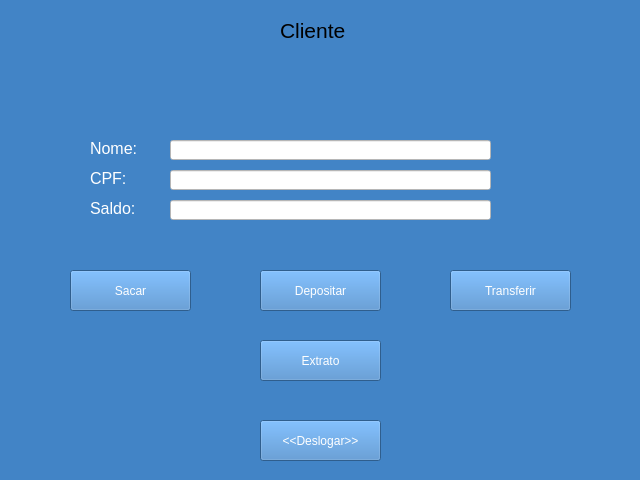
<?xml version="1.0" encoding="UTF-8"?>
<ui version="4.0">
 <class>Form</class>
 <widget class="QWidget" name="Form">
  <property name="geometry">
   <rect>
    <x>0</x>
    <y>0</y>
    <width>640</width>
    <height>480</height>
   </rect>
  </property>
  <property name="windowTitle">
   <string>Form</string>
  </property>
  <property name="styleSheet">
   <string notr="true">background-color: rgb(66, 132, 198)</string>
  </property>
  <widget class="QLabel" name="label">
   <property name="geometry">
    <rect>
     <x>280</x>
     <y>10</y>
     <width>71</width>
     <height>41</height>
    </rect>
   </property>
   <property name="font">
    <font>
     <pointsize>16</pointsize>
    </font>
   </property>
   <property name="text">
    <string>Cliente</string>
   </property>
  </widget>
  <widget class="QLabel" name="label_2">
   <property name="geometry">
    <rect>
     <x>90</x>
     <y>140</y>
     <width>71</width>
     <height>16</height>
    </rect>
   </property>
   <property name="font">
    <font>
     <pointsize>12</pointsize>
    </font>
   </property>
   <property name="styleSheet">
    <string notr="true">color: rgb(255, 255, 255)</string>
   </property>
   <property name="text">
    <string>Nome:</string>
   </property>
  </widget>
  <widget class="QLineEdit" name="lineEdit">
   <property name="geometry">
    <rect>
     <x>170</x>
     <y>140</y>
     <width>321</width>
     <height>20</height>
    </rect>
   </property>
   <property name="styleSheet">
    <string notr="true">background-color: rgb(255, 255, 255)</string>
   </property>
  </widget>
  <widget class="QLineEdit" name="lineEdit_2">
   <property name="geometry">
    <rect>
     <x>170</x>
     <y>170</y>
     <width>321</width>
     <height>20</height>
    </rect>
   </property>
   <property name="styleSheet">
    <string notr="true">background-color: rgb(255, 255, 255)</string>
   </property>
   <property name="text">
    <string/>
   </property>
  </widget>
  <widget class="QLabel" name="label_3">
   <property name="geometry">
    <rect>
     <x>90</x>
     <y>170</y>
     <width>71</width>
     <height>16</height>
    </rect>
   </property>
   <property name="font">
    <font>
     <pointsize>12</pointsize>
    </font>
   </property>
   <property name="styleSheet">
    <string notr="true">color: rgb(255, 255, 255)</string>
   </property>
   <property name="text">
    <string>CPF:</string>
   </property>
  </widget>
  <widget class="QLineEdit" name="lineEdit_4">
   <property name="geometry">
    <rect>
     <x>170</x>
     <y>200</y>
     <width>321</width>
     <height>20</height>
    </rect>
   </property>
   <property name="styleSheet">
    <string notr="true">background-color: rgb(255, 255, 255)</string>
   </property>
  </widget>
  <widget class="QLabel" name="label_5">
   <property name="geometry">
    <rect>
     <x>90</x>
     <y>200</y>
     <width>71</width>
     <height>16</height>
    </rect>
   </property>
   <property name="font">
    <font>
     <pointsize>12</pointsize>
    </font>
   </property>
   <property name="styleSheet">
    <string notr="true">color: rgb(255, 255, 255)</string>
   </property>
   <property name="text">
    <string>Saldo:</string>
   </property>
  </widget>
  <widget class="QPushButton" name="pushButton">
   <property name="geometry">
    <rect>
     <x>70</x>
     <y>270</y>
     <width>121</width>
     <height>41</height>
    </rect>
   </property>
   <property name="styleSheet">
    <string notr="true">color: rgb(255, 255, 255)</string>
   </property>
   <property name="text">
    <string>Sacar</string>
   </property>
  </widget>
  <widget class="QPushButton" name="pushButton_2">
   <property name="geometry">
    <rect>
     <x>260</x>
     <y>270</y>
     <width>121</width>
     <height>41</height>
    </rect>
   </property>
   <property name="styleSheet">
    <string notr="true">color: rgb(255, 255, 255)</string>
   </property>
   <property name="text">
    <string>Depositar</string>
   </property>
  </widget>
  <widget class="QPushButton" name="pushButton_3">
   <property name="geometry">
    <rect>
     <x>450</x>
     <y>270</y>
     <width>121</width>
     <height>41</height>
    </rect>
   </property>
   <property name="styleSheet">
    <string notr="true">color: rgb(255, 255, 255)</string>
   </property>
   <property name="text">
    <string>Transferir</string>
   </property>
  </widget>
  <widget class="QPushButton" name="pushButton_4">
   <property name="geometry">
    <rect>
     <x>260</x>
     <y>420</y>
     <width>121</width>
     <height>41</height>
    </rect>
   </property>
   <property name="styleSheet">
    <string notr="true">color: rgb(255, 255, 255)</string>
   </property>
   <property name="text">
    <string>&lt;&lt;Deslogar&gt;&gt;</string>
   </property>
  </widget>
  <widget class="QLabel" name="label_4">
   <property name="geometry">
    <rect>
     <x>300</x>
     <y>80</y>
     <width>51</width>
     <height>41</height>
    </rect>
   </property>
   <property name="text">
    <string/>
   </property>
   <property name="pixmap">
    <pixmap>../icon_title.png</pixmap>
   </property>
   <property name="scaledContents">
    <bool>true</bool>
   </property>
  </widget>
  <widget class="QPushButton" name="pushButton_5">
   <property name="geometry">
    <rect>
     <x>260</x>
     <y>340</y>
     <width>121</width>
     <height>41</height>
    </rect>
   </property>
   <property name="styleSheet">
    <string notr="true">color: rgb(255, 255, 255)</string>
   </property>
   <property name="text">
    <string>Extrato</string>
   </property>
  </widget>
 </widget>
 <resources/>
 <connections/>
</ui>
